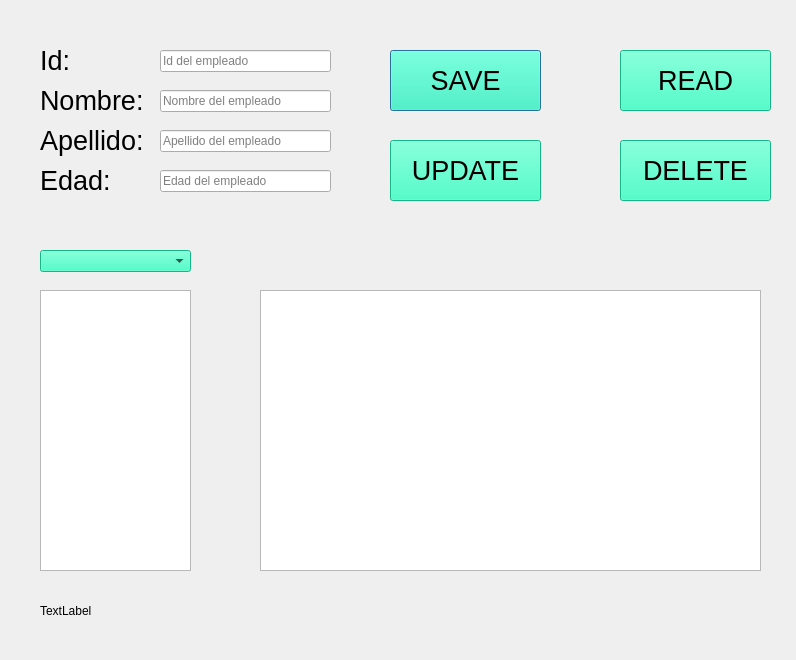
<?xml version="1.0" encoding="UTF-8"?>
<ui version="4.0">
 <class>EmployeeInfo</class>
 <widget class="QDialog" name="EmployeeInfo">
  <property name="geometry">
   <rect>
    <x>0</x>
    <y>0</y>
    <width>796</width>
    <height>660</height>
   </rect>
  </property>
  <property name="cursor">
   <cursorShape>PointingHandCursor</cursorShape>
  </property>
  <property name="windowTitle">
   <string>Dialog</string>
  </property>
  <widget class="QLabel" name="label">
   <property name="geometry">
    <rect>
     <x>40</x>
     <y>40</y>
     <width>41</width>
     <height>41</height>
    </rect>
   </property>
   <property name="font">
    <font>
     <pointsize>20</pointsize>
    </font>
   </property>
   <property name="text">
    <string>Id:</string>
   </property>
  </widget>
  <widget class="QLabel" name="label_2">
   <property name="geometry">
    <rect>
     <x>40</x>
     <y>120</y>
     <width>111</width>
     <height>41</height>
    </rect>
   </property>
   <property name="font">
    <font>
     <pointsize>20</pointsize>
    </font>
   </property>
   <property name="text">
    <string>Apellido:</string>
   </property>
  </widget>
  <widget class="QLabel" name="label_3">
   <property name="geometry">
    <rect>
     <x>40</x>
     <y>80</y>
     <width>111</width>
     <height>41</height>
    </rect>
   </property>
   <property name="font">
    <font>
     <pointsize>20</pointsize>
    </font>
   </property>
   <property name="text">
    <string>Nombre:</string>
   </property>
  </widget>
  <widget class="QLabel" name="label_4">
   <property name="geometry">
    <rect>
     <x>40</x>
     <y>160</y>
     <width>101</width>
     <height>41</height>
    </rect>
   </property>
   <property name="font">
    <font>
     <pointsize>20</pointsize>
    </font>
   </property>
   <property name="text">
    <string>Edad:</string>
   </property>
  </widget>
  <widget class="QLineEdit" name="txt_Id">
   <property name="geometry">
    <rect>
     <x>160</x>
     <y>50</y>
     <width>171</width>
     <height>22</height>
    </rect>
   </property>
   <property name="placeholderText">
    <string>Id del empleado</string>
   </property>
  </widget>
  <widget class="QLineEdit" name="txt_Name">
   <property name="geometry">
    <rect>
     <x>160</x>
     <y>90</y>
     <width>171</width>
     <height>22</height>
    </rect>
   </property>
   <property name="placeholderText">
    <string>Nombre del empleado</string>
   </property>
  </widget>
  <widget class="QLineEdit" name="txt_Surname">
   <property name="geometry">
    <rect>
     <x>160</x>
     <y>130</y>
     <width>171</width>
     <height>22</height>
    </rect>
   </property>
   <property name="placeholderText">
    <string>Apellido del empleado</string>
   </property>
  </widget>
  <widget class="QLineEdit" name="txt_Age">
   <property name="geometry">
    <rect>
     <x>160</x>
     <y>170</y>
     <width>171</width>
     <height>22</height>
    </rect>
   </property>
   <property name="placeholderText">
    <string>Edad del empleado</string>
   </property>
  </widget>
  <widget class="QPushButton" name="pushButton">
   <property name="geometry">
    <rect>
     <x>390</x>
     <y>50</y>
     <width>151</width>
     <height>61</height>
    </rect>
   </property>
   <property name="font">
    <font>
     <pointsize>20</pointsize>
    </font>
   </property>
   <property name="cursor">
    <cursorShape>PointingHandCursor</cursorShape>
   </property>
   <property name="styleSheet">
    <string notr="true">background-color: rgb(28, 255, 187);
background-color: rgb(28, 255, 187);
alternate-background-color: rgb(28, 255, 187);
selection-color: rgb(170, 255, 255);</string>
   </property>
   <property name="text">
    <string>SAVE</string>
   </property>
  </widget>
  <widget class="QLabel" name="label_secondary_status">
   <property name="geometry">
    <rect>
     <x>40</x>
     <y>600</y>
     <width>251</width>
     <height>21</height>
    </rect>
   </property>
   <property name="text">
    <string>TextLabel</string>
   </property>
  </widget>
  <widget class="QPushButton" name="pushButton_Edit">
   <property name="geometry">
    <rect>
     <x>390</x>
     <y>140</y>
     <width>151</width>
     <height>61</height>
    </rect>
   </property>
   <property name="font">
    <font>
     <pointsize>20</pointsize>
    </font>
   </property>
   <property name="cursor">
    <cursorShape>PointingHandCursor</cursorShape>
   </property>
   <property name="styleSheet">
    <string notr="true">background-color: rgb(28, 255, 187);
alternate-background-color: rgb(28, 255, 187);
selection-color: rgb(170, 255, 255);</string>
   </property>
   <property name="text">
    <string>UPDATE</string>
   </property>
  </widget>
  <widget class="QPushButton" name="pushButton_Delete">
   <property name="geometry">
    <rect>
     <x>620</x>
     <y>140</y>
     <width>151</width>
     <height>61</height>
    </rect>
   </property>
   <property name="font">
    <font>
     <pointsize>20</pointsize>
    </font>
   </property>
   <property name="cursor">
    <cursorShape>PointingHandCursor</cursorShape>
   </property>
   <property name="styleSheet">
    <string notr="true">background-color: rgb(28, 255, 187);
alternate-background-color: rgb(28, 255, 187);
selection-color: rgb(170, 255, 255);</string>
   </property>
   <property name="text">
    <string>DELETE</string>
   </property>
  </widget>
  <widget class="QTableView" name="tableView">
   <property name="geometry">
    <rect>
     <x>260</x>
     <y>290</y>
     <width>501</width>
     <height>281</height>
    </rect>
   </property>
  </widget>
  <widget class="QPushButton" name="pushButton_2">
   <property name="geometry">
    <rect>
     <x>620</x>
     <y>50</y>
     <width>151</width>
     <height>61</height>
    </rect>
   </property>
   <property name="font">
    <font>
     <pointsize>20</pointsize>
    </font>
   </property>
   <property name="styleSheet">
    <string notr="true">background-color: rgb(28, 255, 187);
alternate-background-color: rgb(28, 255, 187);
selection-color: rgb(170, 255, 255);</string>
   </property>
   <property name="text">
    <string>READ</string>
   </property>
  </widget>
  <widget class="QListView" name="listView">
   <property name="geometry">
    <rect>
     <x>40</x>
     <y>290</y>
     <width>151</width>
     <height>281</height>
    </rect>
   </property>
   <property name="toolTip">
    <string>&lt;html&gt;&lt;head/&gt;&lt;body&gt;&lt;p align=&quot;center&quot;&gt;&lt;br/&gt;&lt;/p&gt;&lt;/body&gt;&lt;/html&gt;</string>
   </property>
  </widget>
  <widget class="QComboBox" name="comboBox">
   <property name="geometry">
    <rect>
     <x>40</x>
     <y>250</y>
     <width>151</width>
     <height>22</height>
    </rect>
   </property>
   <property name="styleSheet">
    <string notr="true">background-color: rgb(28, 255, 187);
alternate-background-color: rgb(28, 255, 187);
selection-color: rgb(170, 255, 255);</string>
   </property>
  </widget>
 </widget>
 <resources/>
 <connections/>
</ui>
